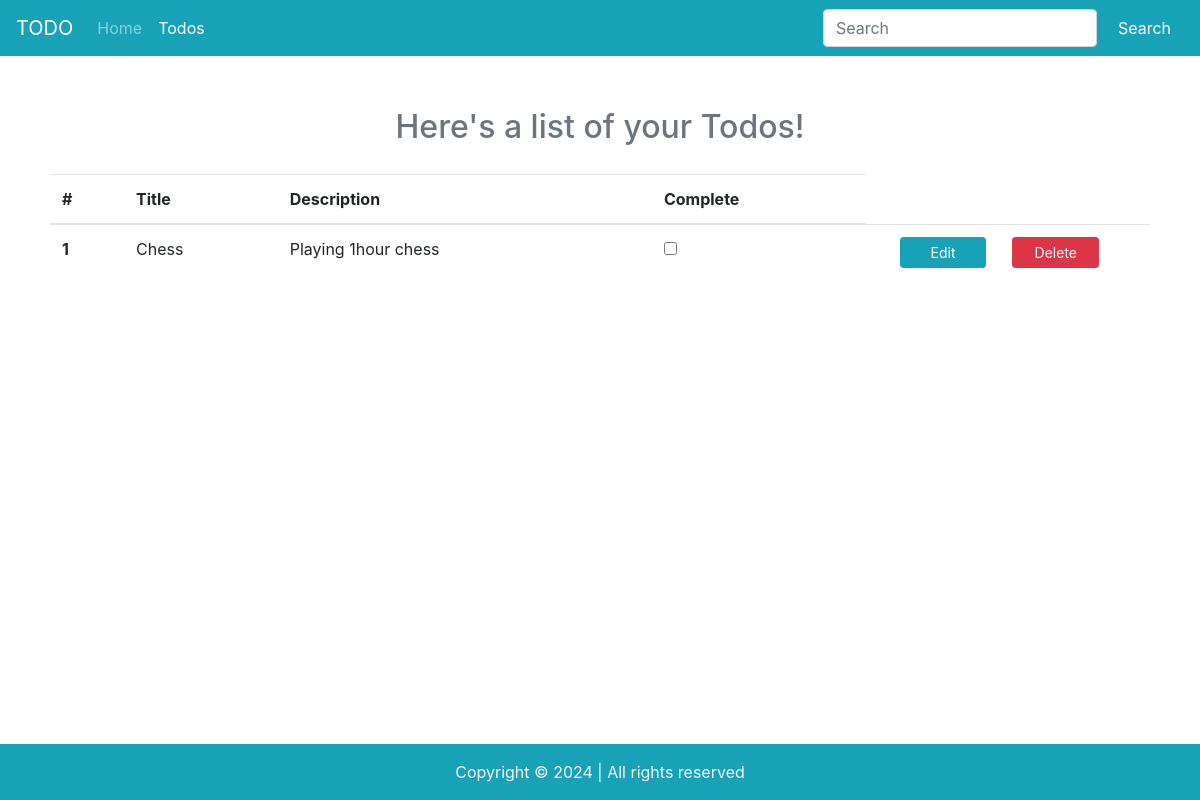
/Todos/ (signed in), run on an earlier commit of the app's database.
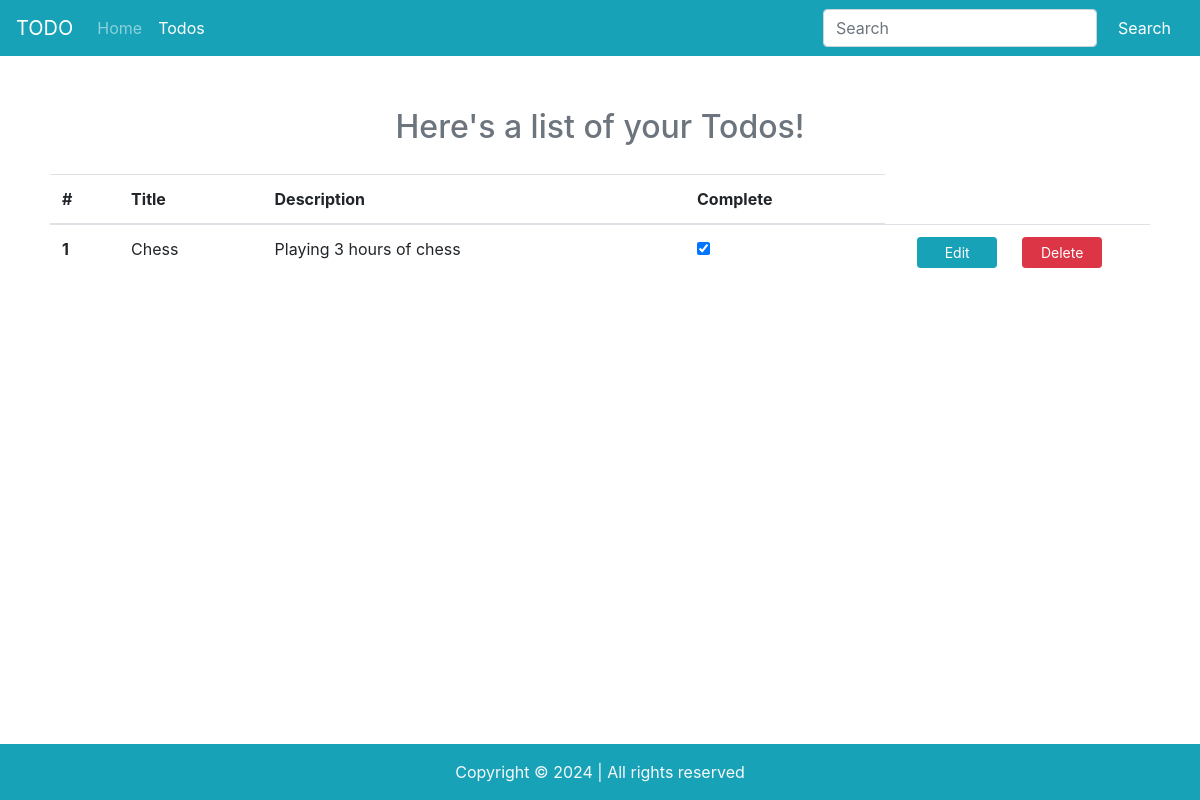
And on a later commit of the database.
### Todo/models.py (models this page shows, shortened)
class Tasks(models.Model):
    user = models.ForeignKey(User, on_delete=models.CASCADE, default=get_default_user_id)
    taskTitle = models.CharField(max_length=100)
    taskDescription = models.TextField(null=True, blank=True)
    created_at = models.DateTimeField(auto_now_add=True)
    complete = models.BooleanField(default=False)

### Todo/views.py (the view)
# urls.py: path('Todos/', views.Todos, name='Todos'),
@login_required
def Todos(request):
    allTasks = Tasks.objects.filter(user=request.user)  # Filter tasks by current user
    context = {'tasks': allTasks}
    return render(request, 'Todo/tasks.html', context)

### Todo/templates/Todo/tasks.html (shortened to what this page needs)
<!doctype html>
<html lang="en">
  <head>
    <link rel="stylesheet" href="https://cdn.jsdelivr.net/npm/bootstrap@4.0.0/dist/css/bootstrap.min.css">
  </head>
  <body class="bg-white">
    <nav class="navbar navbar-expand-lg navbar-dark bg-info">
      <a class="navbar-brand" href="/">TODO</a>
      <div class="collapse navbar-collapse" id="navbarSupportedContent">
        <ul class="navbar-nav mr-auto">
          <li class="nav-item">
            <a class="nav-link" href="/">Home <span class="sr-only">(current)</span></a>
          </li>
          <li class="nav-item active">
            <a class="nav-link" href="/Todos">Todos</a>
          </li>
        </ul>
        <form class="form-inline my-2 my-lg-0" action="{% url 'search_tasks' %}" method="get">
          <input class="form-control mr-sm-2" type="search" placeholder="Search" aria-label="Search" name="q">
          <button class="btn btn-info my-2 my-sm-0" type="submit">Search</button>
        </form>
      </div>
    </nav>
    <div class="container my-3 card-body">
      <h2 class="text-center py-3 card-title text-secondary">Here's a list of your Todos!</h2>
      <table class="table">
        <thead>
          <tr>
            <th scope="col">#</th>
            <th scope="col">Title</th>
            <th scope="col">Description</th>
            <th scope="col">Complete</th>
          </tr>
        </thead>
        <tbody>
        {% for task in tasks %}
        <tr>
          <th scope="row">{{forloop.counter}}</th>
          <td>{{task.taskTitle}}</td>
          <td>{{task.taskDescription}}</td>
          <td>
            <input type="checkbox" onclick="updateTaskCompletion({{ task.id }})" {% if task.complete %}checked{% endif %}>
          </td>
          <td>
            <a href="{% url 'edit_task' task.id %}" class="btn btn-info btn-sm col-sm-12 col-md-6 col-lg-4 order-sm-2 offset-1">Edit</a>
            <a href="{% url 'delete_task' task.id %}" class="btn btn-danger btn-sm col-sm-12 col-md-6 col-lg-4 order-sm-2 offset-1">Delete</a>
          </td>
        </tr>
        {% endfor %}
        </tbody>
      </table>
    </div>
    <footer>
      <p class="text-center bg-info text-light fixed-bottom my-0 py-3">
      Copyright &copy; 2024 | All rights reserved
      </p>
    </footer>
  </body>
</html>

What changed in the data, as far as the page shows it:
changed Tasks "Chess": taskDescription "Playing 1hour chess" → "Playing 3 hours of chess"; complete "☐" → "☑"
